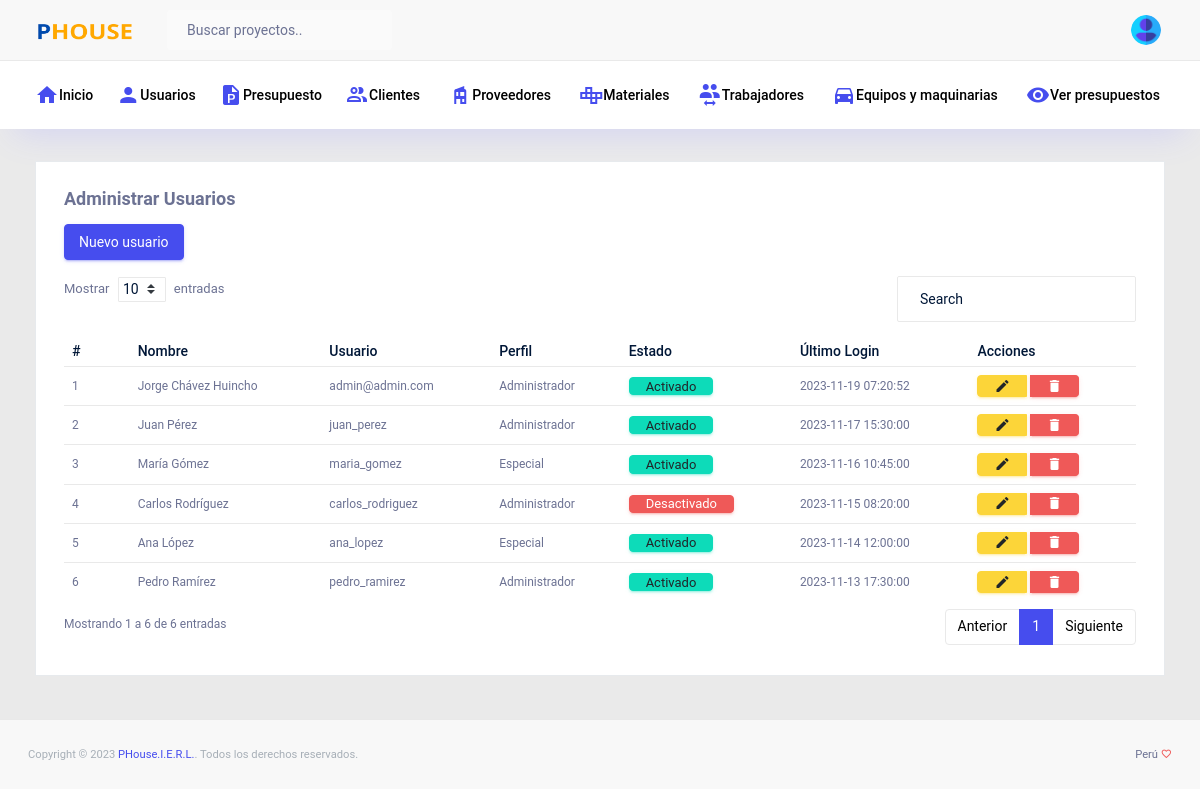
The app's page /usuarios (signed in) with its own data.
### tables this page shows
create table usuario(
    id int(11) not null primary key auto_increment,
    nombre varchar(200) not null,
    usuario varchar(200) not null,
    password varchar(200) not null,
    perfil varchar(100) not null,
    estado int(11) not null default 1,
    ultimo_login datetime not null,
    fecha timestamp not null default CURRENT_TIMESTAMP on update CURRENT_TIMESTAMP
);

### controladores/plantilla.controlador.php (called while the page is built)
<?php
class ControladorPlantilla{
    static public function ctrPlantilla(){
        include "vistas/plantilla.php";
    }
}

### index.php (called while the page is built, shortened)
<?php
require_once "controladores/plantilla.controlador.php";
require_once "controladores/usuarios.controlador.php";
require_once "controladores/contacto.cliente.controlador.php";
require_once "modelos/usuarios.modelo.php";
$plantilla = new ControladorPlantilla();
$plantilla->ctrPlantilla();

### controladores/usuarios.controlador.php (called while the page is built, shortened)
<?php
class ControladorUsuarios{
    static public function ctrMostrarUsuarios($item, $valor){
        $tabla = "usuario";
        $respuesta = ModeloUsuarios::mdlMostrarUsuarios($tabla, $item, $valor);
        return $respuesta;
    }
}

### modelos/conexion.php (called while the page is built)
<?php
class Conexion {
    static public function conectar() {
        try {
            $link = new PDO("mysql:host=localhost;dbname=sis_presupuesto", "root", "");
            $link->exec("set names utf8");
            return $link;
        } catch (PDOException $e) {
            die("No se realizó la conexión a la base de datos: " . $e->getMessage());
        }
    }
}

### modelos/usuarios.modelo.php (called while the page is built, shortened)
<?php
require_once "conexion.php";
class ModeloUsuarios{
	static public function mdlMostrarUsuarios($tabla, $item, $valor){
		if($item != null){
			$stmt = Conexion::conectar()->prepare("SELECT * FROM $tabla WHERE $item = :$item");
			$stmt -> bindParam(":".$item, $valor, PDO::PARAM_STR);
			$stmt -> execute();
			return $stmt -> fetch();
		}else{
			$stmt = Conexion::conectar()->prepare("SELECT * FROM $tabla");
			$stmt -> execute();
			return $stmt -> fetchAll();
		}
	}
}

### vistas/modulos/usuarios.php (the view, shortened to what this page needs)
<div class="container-fluid page-body-wrapper">
  <div class="main-panel">
    <div class="content-wrapper">
      <div class="card">
        <div class="card-body">
          <div class="mb-3">
            <h4><b>Administrar Usuarios</b></h4>
          </div>
          <div class="mb-3">
            <button type="button" class="btn btn-primary" data-toggle="modal" data-target="#mdlUsuarios" data-whatever="@getbootstrap">Nuevo usuario</button>
          </div>
          <div class="row">
            <div class="col-12">
              <div class="table-responsive">
                <table id="order-listing" class="table tablas">
                  <thead>
                    <tr>
                      <th>#</th>
                      <th>Nombre</th>
                      <th>Usuario</th>
                      <th>Perfil</th>
                      <th>Estado</th>
                      <th>Último Login</th>
                      <th>Acciones</th>
                    </tr>
                  </thead>
                  <tbody>
                    <?php
                    $item = null;
                    $valor = null;
                    $usaurios = ControladorUsuarios::ctrMostrarUsuarios($item, $valor);
                    foreach ($usaurios as $key => $value) {
                      echo '<tr>
                              <td>' . ($key + 1) . '</td>
                              <td>' . $value["nombre"] . '</td>
                              <td>' . $value["usuario"] . '</td>
                              <td>' . $value["perfil"] . '</td>
                              ';
                      if ($value["estado"] != 0) {
                        echo '<td><button class="btn btn-success btn-sm btnActivar" idUsuario="' . $value["id"] . '" estadoUsuario="0">Activado</button></td>';
                      } else {
                        echo '<td><button class="btn btn-danger btn-sm btnActivar" idUsuario="' . $value["id"] . '" estadoUsuario="1">Desactivado</button></td>';
                      }
                      echo '<td>' . $value["ultimo_login"] . '</td>
                              <td>
                                <div class="btn-group text-center">
                                  <button class="btn mr-1 btn-warning btnEditarUsuario" idUsuario="' . $value["id"] . '" data-toggle="modal" data-target="#mdlEditarUsuario" data-whatever="@getbootstrap"><i class="mdi mdi-pencil"></i></button>
                                  <button class="btn btn-danger btnEliminarUsuario" idUsuario="' . $value["id"] . '" usuario="' . $value["usuario"] . '"><i class="mdi mdi-delete"></i></button>
                                </div>
                              </td>
                              </tr>';
                    }
                    ?>
                  </tbody>
                </table>
              </div>
            </div>
          </div>
        </div>
      </div>
    </div>
    <?php
    include "vistas/modulos/footer.php";
    ?>
  </div>
</div>

### vistas/plantilla.php (style rules this page uses)
html { scroll-behavior: smooth; }

### records on screen
usuario: nombre "Jorge Chávez Huincho", usuario "admin@admin.com", perfil "Administrador", ultimo_login "2023-11-19 07:20:52"
usuario: nombre "Juan Pérez", usuario "juan_perez", perfil "Administrador", ultimo_login "2023-11-17 15:30:00"
usuario: nombre "María Gómez", usuario "maria_gomez", perfil "Especial", ultimo_login "2023-11-16 10:45:00"
usuario: nombre "Carlos Rodríguez", usuario "carlos_rodriguez", perfil "Administrador", ultimo_login "2023-11-15 08:20:00"
usuario: nombre "Ana López", usuario "ana_lopez", perfil "Especial", ultimo_login "2023-11-14 12:00:00"
usuario: nombre "Pedro Ramírez", usuario "pedro_ramirez", perfil "Administrador", ultimo_login "2023-11-13 17:30:00"
